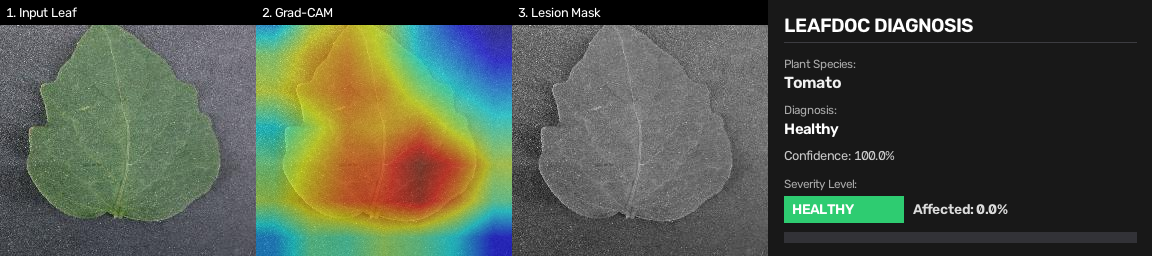
#> input picture reports/gradcam_samples/diag_000146ff-92a4-4db6-90ad-8fce2ae4fddd___GH_HL Leaf 259.1.png, 1152 x 256 px
$ python -i preprocessor.py   (imports and definitions only)
#> lines starting #> are read from the running program, lines starting #| are printed output that depends on the picture; after the words box and inside, x2 and y2 are one past the last pixel; in counts of white or black regions, pixels touching at a corner belong together
"""
Smart Leaf Saliency ROI Extractor and Aspect-Ratio Preserving Preprocessor.

Ensures real-world in-the-wild plant imagery (outdoor orchard photos, mobile captures)
are properly framed and undistorted before feeding into the neural classification models.
"""
from typing import Optional, Tuple
import cv2
import numpy as np


def detect_leaf_roi(
    image_rgb: np.ndarray,
    pad_pct: float = 0.08,
    min_leaf_ratio: float = 0.04,
) -> Tuple[np.ndarray, Tuple[int, int, int, int], bool]:
    """
    Detects the primary leaf blade contour in an image and crops to its bounding box,
    eliminating distracting surrounding tree branches, outdoor lawn, and framing clutter.

    Args:
        image_rgb: RGB input image as uint8 numpy array (H, W, 3).
        pad_pct: Margin percentage to add around the detected leaf bounding box.
        min_leaf_ratio: Minimum fraction of total image area required to trigger cropping.

    Returns:
        Tuple of (cropped_rgb, (x1, y1, width, height), is_cropped).
    """
    h, w = image_rgb.shape[:2]
    img_area = h * w

    # Scale down for ultra-fast ROI extraction (~150ms on CPU)
    max_proc_dim = 256
    scale = min(1.0, max_proc_dim / max(h, w))
    sw = max(32, int(round(w * scale)))
    sh = max(32, int(round(h * scale)))
    small = cv2.resize(image_rgb, (sw, sh), interpolation=cv2.INTER_AREA)

    # Initial GrabCut rect: exclude outer 6% border (assumed background/framing)
    mx = max(2, int(round(sw * 0.06)))
    my = max(2, int(round(sh * 0.06)))
    rect = (mx, my, sw - 2 * mx, sh - 2 * my)

    fg_mask = None
    try:
        mask = np.zeros((sh, sw), np.uint8)
        bgd_model = np.zeros((1, 65), np.float64)
        fgd_model = np.zeros((1, 65), np.float64)
        cv2.grabCut(small, mask, rect, bgd_model, fgd_model, 2, cv2.GC_INIT_WITH_RECT)
        fg_mask = np.where((mask == 1) | (mask == 3), 255, 0).astype(np.uint8)
    except Exception:
        pass

    # Fallback if GrabCut produced degenerate mask (< 3% of small area)
    if fg_mask is None or np.count_nonzero(fg_mask) < (0.03 * sw * sh):
        hsv = cv2.cvtColor(small, cv2.COLOR_RGB2HSV)
        lab = cv2.cvtColor(small, cv2.COLOR_RGB2LAB)
        h_chan, s_chan, v_chan = hsv[:, :, 0], hsv[:, :, 1], hsv[:, :, 2]
        a_chan = lab[:, :, 1]
        plant_mask = (h_chan >= 24) & (h_chan <= 100) & (s_chan >= 25) & (v_chan >= 20)
        lab_green = (a_chan < 126) & (s_chan >= 25)
        fg_mask = (plant_mask | lab_green).astype(np.uint8) * 255

    # Morphological consolidation to bridge leaf lesions
    k = cv2.getStructuringElement(cv2.MORPH_ELLIPSE, (5, 5))
    fg_mask = cv2.morphologyEx(fg_mask, cv2.MORPH_CLOSE, k, iterations=2)

    contours, _ = cv2.findContours(fg_mask, cv2.RETR_EXTERNAL, cv2.CHAIN_APPROX_SIMPLE)
    if not contours:
        return image_rgb, (0, 0, w, h), False

    # Rank candidate contours: favor large, centrally located contours
    cx_s, cy_s = sw / 2.0, sh / 2.0
    max_d = np.sqrt(cx_s**2 + cy_s**2) + 1e-6
    best_score = -1.0
    best_contour = None

    for c in contours:
        area = cv2.contourArea(c)
        if area < (0.03 * sw * sh):
            continue
        bx, by, bw, bh = cv2.boundingRect(c)
        # Penalize contours touching 2 or more image boundaries (background lawn)
        touches = (bx <= 2) + (by <= 2) + (bx + bw >= sw - 2) + (by + bh >= sh - 2)
        border_penalty = 0.25 if touches >= 2 else (0.75 if touches == 1 else 1.0)

        M = cv2.moments(c)
        if M["m00"] > 0:
            cx = M["m10"] / M["m00"]
            cy = M["m01"] / M["m00"]
        else:
            cx, cy = cx_s, cy_s

        dist = np.sqrt((cx - cx_s) ** 2 + (cy - cy_s) ** 2)
        center_w = max(0.25, 1.0 - (dist / max_d))
        score = area * center_w * border_penalty

        if score > best_score:
            best_score = score
            best_contour = c

    if best_contour is None:
        best_contour = max(contours, key=cv2.contourArea)

    bx, by, bw, bh = cv2.boundingRect(best_contour)

    # If the detected bounding box already covers most of the image (> 82%),
    # no need to crop -- it is already a tightly framed leaf
    if (bw * bh) >= (0.82 * sw * sh) and bw >= (0.85 * sw) and bh >= (0.85 * sh):
        return image_rgb, (0, 0, w, h), False

    # Scale bbox back to original image coordinates
    orig_x1 = max(0, int(round(bx / scale)))
    orig_y1 = max(0, int(round(by / scale)))
    orig_w = min(w - orig_x1, int(round(bw / scale)))
    orig_h = min(h - orig_y1, int(round(bh / scale)))

    # Apply padding margin
    pad_w = int(round(orig_w * pad_pct))
    pad_h = int(round(orig_h * pad_pct))

    fx1 = max(0, orig_x1 - pad_w)
    fy1 = max(0, orig_y1 - pad_h)
    fx2 = min(w, orig_x1 + orig_w + pad_w)
    fy2 = min(h, orig_y1 + orig_h + pad_h)

    crop_w = fx2 - fx1
    crop_h = fy2 - fy1

    if crop_w < 32 or crop_h < 32 or (crop_w * crop_h) < (min_leaf_ratio * img_area):
        return image_rgb, (0, 0, w, h), False

    cropped_rgb = image_rgb[fy1:fy2, fx1:fx2].copy()
    return cropped_rgb, (fx1, fy1, crop_w, crop_h), True


def letterbox_image(
    image_rgb: np.ndarray,
    target_size: int = 224,
    pad_color: Tuple[int, int, int] = (128, 128, 128),
    border_mode: int = cv2.BORDER_CONSTANT,
) -> np.ndarray:
    """
    Resizes an image preserving its exact aspect ratio by padding it into a square.
    Prevents horizontal/vertical stretching that distorts leaf serrations and vein angles.

    Args:
        image_rgb: Input RGB image (H, W, 3).
        target_size: Desired square output dimension (e.g. 224).
        pad_color: RGB fill color for padding borders (default is neutral gray 128, matching lab backdrop).
        border_mode: cv2 border type (cv2.BORDER_CONSTANT or cv2.BORDER_REFLECT_101).

    Returns:
        Padded square image of shape (target_size, target_size, 3).
    """
    h, w = image_rgb.shape[:2]
    scale = target_size / max(h, w)
    new_w = max(1, int(round(w * scale)))
    new_h = max(1, int(round(h * scale)))

    # Choose interpolation: INTER_AREA when shrinking, INTER_LINEAR when enlarging
    interp = cv2.INTER_AREA if scale < 1.0 else cv2.INTER_LINEAR
    resized = cv2.resize(image_rgb, (new_w, new_h), interpolation=interp)

    # Compute symmetric padding
    pad_top = (target_size - new_h) // 2
    pad_bottom = target_size - new_h - pad_top
    pad_left = (target_size - new_w) // 2
    pad_right = target_size - new_w - pad_left

    if border_mode == cv2.BORDER_CONSTANT:
        padded = cv2.copyMakeBorder(
            resized,
            pad_top,
            pad_bottom,
            pad_left,
            pad_right,
            borderType=cv2.BORDER_CONSTANT,
            value=pad_color,
        )
    else:
        padded = cv2.copyMakeBorder(
            resized,
            pad_top,
            pad_bottom,
            pad_left,
            pad_right,
            borderType=border_mode,
        )

    return padded


def preprocess_leaf(
    image_rgb: np.ndarray,
    auto_crop: bool = True,
    target_size: int = 224,
    pad_color: Tuple[int, int, int] = (128, 128, 128),
) -> Tuple[np.ndarray, np.ndarray, Tuple[int, int, int, int], bool]:
    """
    Unified end-to-end preprocessor:
    1. Detects primary leaf blade and crops out surrounding branches/grass (if auto_crop=True).
    2. Letterboxes the leaf into a square preserving its natural aspect ratio.

    Returns:
        Tuple of (letterboxed_rgb, cropped_leaf_rgb, (x1, y1, w, h), is_cropped).
    """
    if auto_crop:
        cropped_leaf, bbox, is_cropped = detect_leaf_roi(image_rgb)
    else:
        cropped_leaf = image_rgb
        bbox = (0, 0, image_rgb.shape[1], image_rgb.shape[0])
        is_cropped = False

    letterboxed = letterbox_image(cropped_leaf, target_size=target_size, pad_color=pad_color)
    return letterboxed, cropped_leaf, bbox, is_cropped

>>> import cv2
>>> picture = cv2.cvtColor(cv2.imread('../../reports/gradcam_samples/diag_000146ff-92a4-4db6-90ad-8fce2ae4fddd___GH_HL Leaf 259.1.png'), cv2.COLOR_BGR2RGB)
>>> result = preprocess_leaf(picture)
#> in detect_leaf_roi, `small = cv2.resize(image_rgb, (sw, sh), interpolation=cv2.INTER_AREA)`:
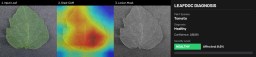
#> small: shape (57, 256, 3); mean R, G, B 78.1, 85.2, 71.2
#> in detect_leaf_roi, `contours, _ = cv2.findContours(fg_mask, cv2.RETR_EXTERNAL, cv2.CHAIN_A..`:
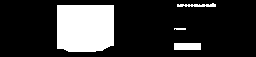
#> fg_mask: shape (57, 256); 19.9% white; 4 white regions, box (x1, y1, x2, y2) and area: (57, 5, 114, 52) 2595, (174, 43, 201, 50) 189, (177, 3, 216, 7) 103, (174, 28, 186, 30) 23
#> in detect_leaf_roi, `cropped_rgb = image_rgb[fy1:fy2, fx1:fx2].copy()`:
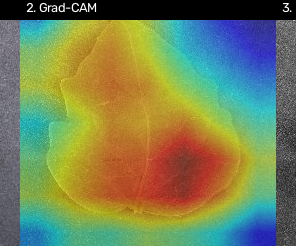
#> cropped_rgb: shape (246, 296, 3); mean R, G, B 119.3, 129.9, 85.9
#> in preprocess_leaf, `cropped_leaf, bbox, is_cropped = detect_leaf_roi(image_rgb)`: bbox = (236, 5, 296, 246); is_cropped = True
#> in letterbox_image, `padded = cv2.copyMakeBorder( resized, pad_top, pad_bottom, pad_left, p..`:
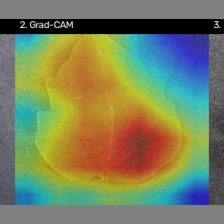
#> padded: shape (224, 224, 3); mean R, G, B 120.8, 129.6, 93.1

$ run again, on reports/gradcam_samples/diag_0012b9d2-2130-4a06-a834-b1f3af34f57e___RS_Erly.B 8389.png
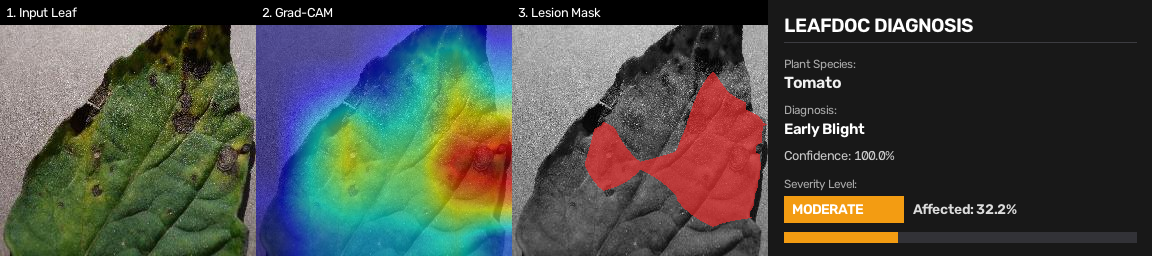
#> input picture reports/gradcam_samples/diag_0012b9d2-2130-4a06-a834-b1f3af34f57e___RS_Erly.B 8389.png, 1152 x 256 px
#> fg_mask: shape (57, 256); 30.6% white; 1 white region, box (x1, y1, x2, y2) and area: (57, 6, 201, 57) 4467
#> in detect_leaf_roi, `cropped_rgb = image_rgb[fy1:fy2, fx1:fx2].copy()`:
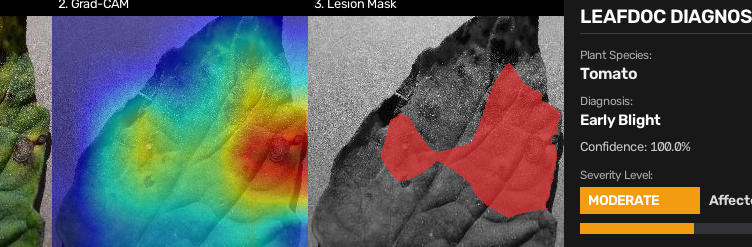
#> cropped_rgb: shape (247, 752, 3); mean R, G, B 83.5, 87.7, 83.8
#> bbox = (204, 9, 752, 247); is_cropped = True
#> in letterbox_image, `padded = cv2.copyMakeBorder( resized, pad_top, pad_bottom, pad_left, p..`:
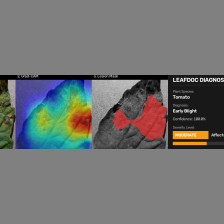
#> padded: shape (224, 224, 3); mean R, G, B 113.3, 114.7, 113.4

$ run again, on reports/gradcam_samples/diag_0090d05d-d797-4c99-abd4-3b9cb323a5fd___JR_FrgE.S 8727.png
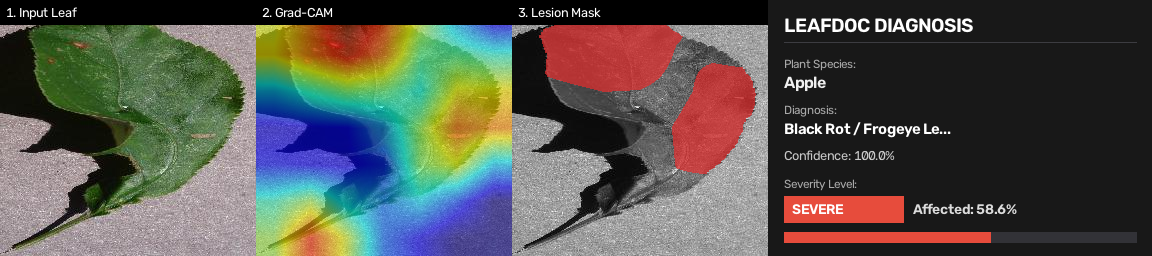
#> input picture reports/gradcam_samples/diag_0090d05d-d797-4c99-abd4-3b9cb323a5fd___JR_FrgE.S 8727.png, 1152 x 256 px
#> fg_mask: shape (57, 256); 29.9% white; 3 white regions (1 under 20 px), largest, box (x1, y1, x2, y2) and area: (57, 5, 168, 57) 3921, (174, 44, 220, 57) 440
#> in detect_leaf_roi, `cropped_rgb = image_rgb[fy1:fy2, fx1:fx2].copy()`:
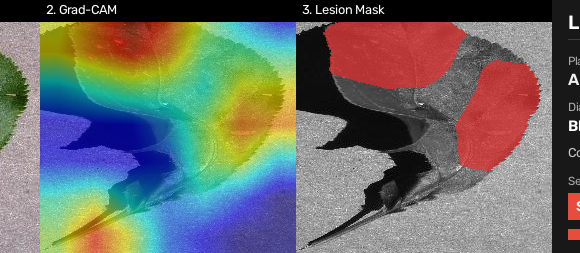
#> cropped_rgb: shape (253, 580, 3); mean R, G, B 107.9, 109.8, 104.3
#> bbox = (216, 3, 580, 253); is_cropped = True
#> in letterbox_image, `padded = cv2.copyMakeBorder( resized, pad_top, pad_bottom, pad_left, p..`:
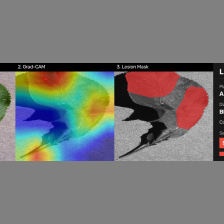
#> padded: shape (224, 224, 3); mean R, G, B 119.2, 120, 117.6
